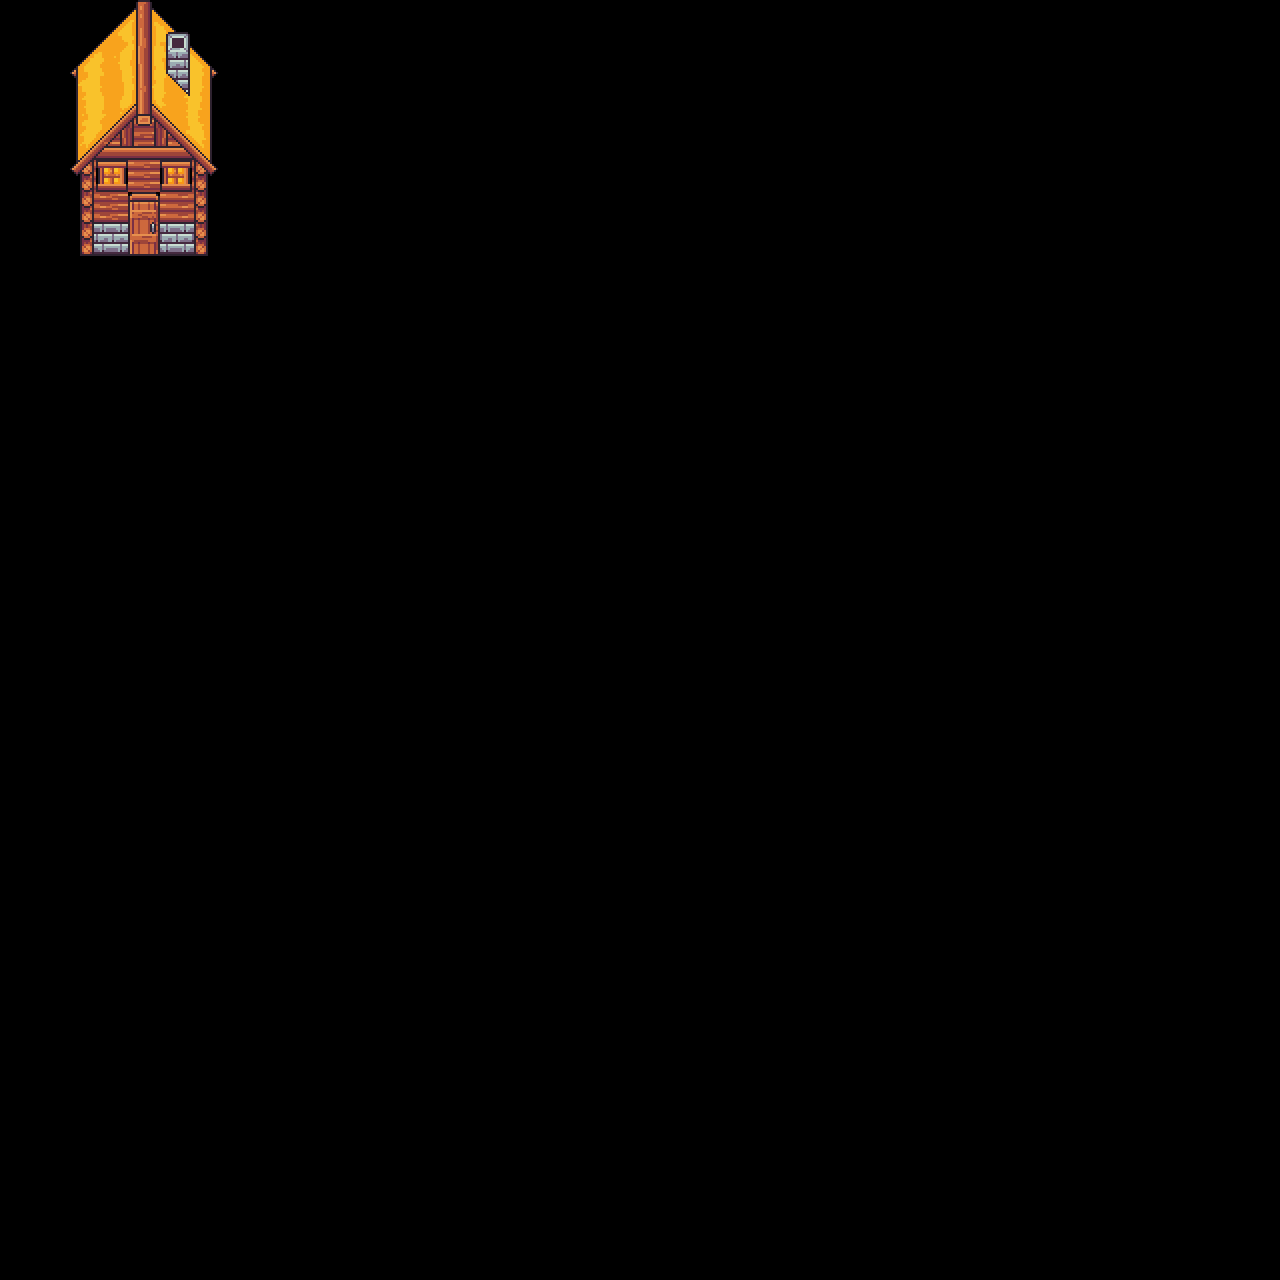

Rendered tile map (Tiled .tmx) drawn with the repository's tilesets; below, a short description and the map source with its tile grids summarised:
An orthogonal 40x40 tile map with 32x32 px tiles, 5 tile layers (input_objects_1, output_objects_1, output_objects_deco_1, output_above_1, ...).

<map version="1.9" tiledversion="1.9.1" orientation="orthogonal" renderorder="right-down" width="40" height="40" tilewidth="32" tileheight="32" infinite="0" nextlayerid="6" nextobjectid="1">
 <tileset firstgid="1" source="../tilesets/GreenVillage_Tiles.tsx" />
 <layer id="1" name="input_objects_1" width="40" height="40">
  <data>[1600 cells, 5 non-empty, 5 distinct tile ids]</data>
 </layer>
 <layer id="2" name="output_objects_1" width="40" height="40">
  <data>[1600 cells, 30 non-empty, 29 distinct tile ids]</data>
 </layer>
 <layer id="5" name="output_objects_deco_1" width="40" height="40">
  <data>[1600 cells, 2 non-empty, 2 distinct tile ids]</data>
 </layer>
 <layer id="3" name="output_above_1" width="40" height="40">
  <data>[1600 cells, 8 non-empty, 8 distinct tile ids]</data>
 </layer>
 <layer id="4" name="output_collision_1" width="40" height="40">
  <data>[1600 cells, 0 non-empty, 0 distinct tile ids]</data>
 </layer>
</map>
